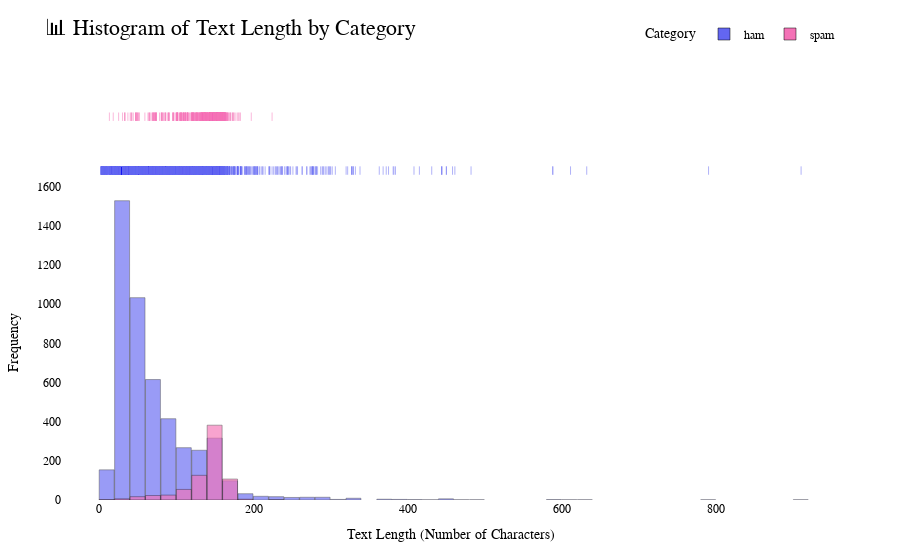

The cell this chart's notebook holds for it:
### Markdown cell above
#### 7) Visualization of Text Length by category

### Code cell
# Improved histogram by category
fig = px.histogram(
    df,
    x='Length',
    color='Category',
    marginal='rug',
    nbins=60,
    barmode='overlay',
    opacity=0.65,
    title='📊 Histogram of Text Length by Category',
    color_discrete_sequence=["#6366f1", "#f472b6"],  # Indigo + Pink
)

fig.update_layout(
    title_font=dict(size=22, family='Helvetica', color='black'),
    xaxis_title='Text Length (Number of Characters)',
    yaxis_title='Frequency',
    font=dict(family='Arial', size=12, color='black'),
    legend=dict(
        title='Category',
        orientation='h',
        yanchor='bottom',
        y=1.05,
        xanchor='right',
        x=1
    ),
    plot_bgcolor='rgba(0,0,0,0)',
    paper_bgcolor='rgba(0,0,0,0)',
    bargap=0.03,
    margin=dict(t=70, b=60, l=60, r=60),
)

fig.update_traces(
    marker_line_width=0.5,
    marker_line_color='black',
    hovertemplate='Length: %{x}<br>Count: %{y}<br>Category: %{legendgroup}<extra></extra>'
)

# Symmetric gridlines
fig.update_xaxes(showgrid=True, gridwidth=0.3, gridcolor='rgba(255,255,255,0.08)')
fig.update_yaxes(showgrid=True, gridwidth=0.3, gridcolor='rgba(255,255,255,0.08)')

fig.show()

### Figure 1 — Plotly figure (JSON) as saved in the notebook; plotly's stock layout.template omitted (floating-point values rounded to 4 significant figures; data arrays with more than 128 entries replaced by an {"elided": "..."} marker saying what was removed)
{"data": [{"alignmentgroup": "True", "bingroup": "x", "hovertemplate": "Length: %{x}<br>Count: %{y}<br>Category: %{legendgroup}<extra></extra>", "legendgroup": "ham", "marker": {"color": "#6366f1", "line": {"color": "black", "width": 0.5}, "opacity": 0.65, "pattern": {"shape": ""}}, "name": "ham", "nbinsx": 60, "offsetgroup": "ham", "orientation": "v", "showlegend": true, "type": "histogram", "x": {"elided": "4825 int values"}, "xaxis": "x", "yaxis": "y"}, {"alignmentgroup": "True", "boxpoints": "all", "fillcolor": "rgba(255,255,255,0)", "hoveron": "points", "hovertemplate": "Length: %{x}<br>Count: %{y}<br>Category: %{legendgroup}<extra></extra>", "jitter": 0, "legendgroup": "ham", "line": {"color": "rgba(255,255,255,0)"}, "marker": {"color": "#6366f1", "line": {"color": "black", "width": 0.5}, "symbol": "line-ns-open"}, "name": "ham", "offsetgroup": "ham", "showlegend": false, "type": "box", "x": {"elided": "4825 int values"}, "xaxis": "x2", "yaxis": "y2"}, {"alignmentgroup": "True", "bingroup": "x", "hovertemplate": "Length: %{x}<br>Count: %{y}<br>Category: %{legendgroup}<extra></extra>", "legendgroup": "spam", "marker": {"color": "#f472b6", "line": {"color": "black", "width": 0.5}, "opacity": 0.65, "pattern": {"shape": ""}}, "name": "spam", "nbinsx": 60, "offsetgroup": "spam", "orientation": "v", "showlegend": true, "type": "histogram", "x": {"elided": "747 int values"}, "xaxis": "x", "yaxis": "y"}, {"alignmentgroup": "True", "boxpoints": "all", "fillcolor": "rgba(255,255,255,0)", "hoveron": "points", "hovertemplate": "Length: %{x}<br>Count: %{y}<br>Category: %{legendgroup}<extra></extra>", "jitter": 0, "legendgroup": "spam", "line": {"color": "rgba(255,255,255,0)"}, "marker": {"color": "#f472b6", "line": {"color": "black", "width": 0.5}, "symbol": "line-ns-open"}, "name": "spam", "offsetgroup": "spam", "showlegend": false, "type": "box", "x": {"elided": "747 int values"}, "xaxis": "x2", "yaxis": "y2"}], "layout": {"autosize": true, "bargap": 0.03, "barmode": "overlay", "font": {"color": "black", "family": "Arial", "size": 12}, "legend": {"orientation": "h", "title": {"text": "Category"}, "tracegroupgap": 0, "x": 1, "xanchor": "right", "y": 1.05, "yanchor": "bottom"}, "margin": {"b": 60, "l": 60, "r": 60, "t": 70}, "paper_bgcolor": "rgba(0, 0, 0, 0)", "plot_bgcolor": "rgba(0, 0, 0, 0)", "title": {"font": {"color": "black", "family": "Helvetica", "size": 22}, "text": "📊 Histogram of Text Length by Category"}, "xaxis": {"anchor": "y", "autorange": true, "domain": [0, 1], "gridcolor": "rgba(255,255,255,0.08)", "gridwidth": 0.3, "range": [-48.44, 960.4], "showgrid": true, "title": {"text": "Text Length (Number of Characters)"}, "type": "linear"}, "xaxis2": {"anchor": "y2", "autorange": true, "domain": [0, 1], "gridcolor": "rgba(255,255,255,0.08)", "gridwidth": 0.3, "matches": "x", "range": [-48.44, 960.4], "showgrid": true, "showticklabels": false, "type": "linear"}, "yaxis": {"anchor": "x", "autorange": true, "domain": [0, 0.7326], "gridcolor": "rgba(255,255,255,0.08)", "gridwidth": 0.3, "range": [0, 1608.0], "showgrid": true, "title": {"text": "Frequency"}}, "yaxis2": {"anchor": "x2", "autorange": true, "domain": [0.7426, 1], "gridcolor": "rgba(255,255,255,0.08)", "gridwidth": 0.3, "matches": "y2", "range": [-0.6068, 1.5], "showgrid": true, "showline": false, "showticklabels": false, "ticks": "", "type": "category"}}}
